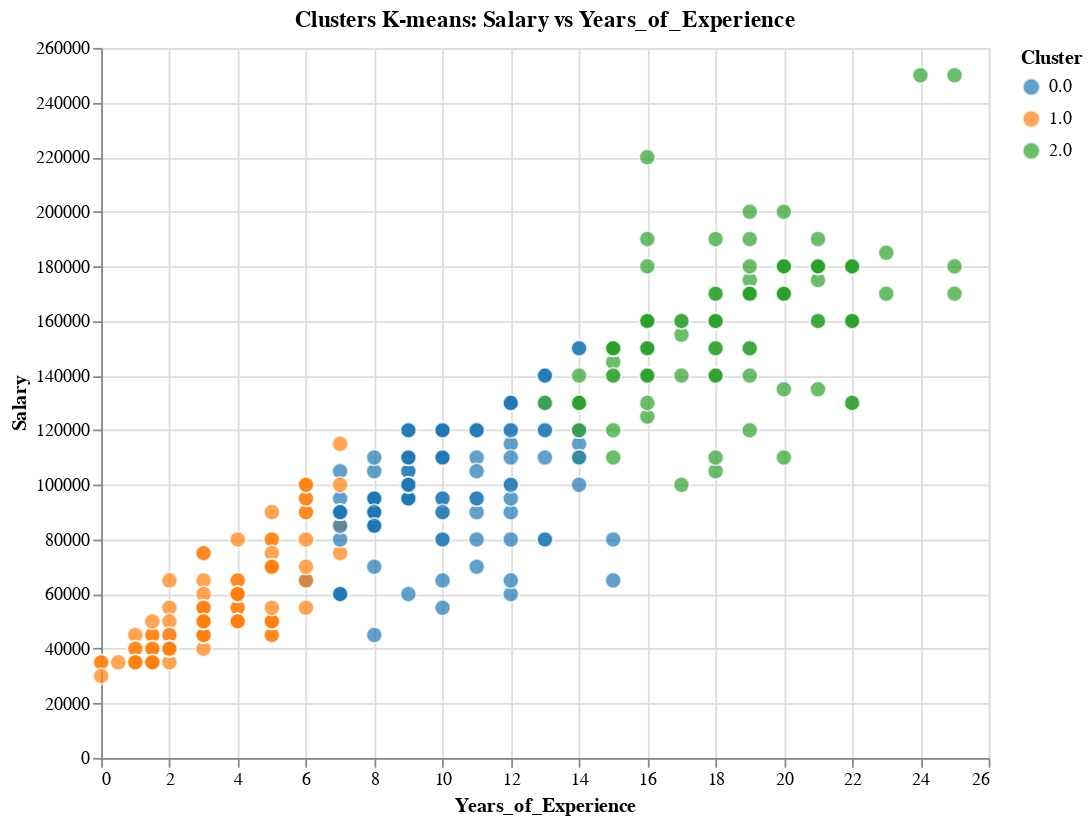

The notebook cell this image was saved under:
### Code cell
data_con_clusters, modelo, scaler = f_eda.aplicar_kmeans_clustering(
    data, ['Age', 'Years_of_Experience'], n_clusters=3
)

chart = f_eda.visualizar_clusters_2d(data_con_clusters, 'Years_of_Experience', 'Salary')
chart

### Figure 1 — Vega-Lite specification as saved in the notebook (floating-point values rounded to 4 significant figures; data arrays with more than 128 entries replaced by an {"elided": "..."} marker saying what was removed)
{"config": {"view": {"continuousWidth": 300, "continuousHeight": 300}}, "data": {"name": "data-fbfc0ba0104dc094ae3698b51e51a88c"}, "mark": {"type": "circle", "opacity": 0.7, "size": 80, "stroke": "white", "strokeWidth": 1}, "encoding": {"color": {"field": "Cluster_str", "legend": {"title": "Cluster"}, "scale": {"scheme": "category10"}, "type": "nominal"}, "tooltip": [{"field": "Years_of_Experience", "format": ".0f", "title": "Years_of_Experience", "type": "quantitative"}, {"field": "Salary", "format": ".0f", "title": "Salary", "type": "quantitative"}, {"field": "Cluster_str", "title": "Cluster", "type": "nominal"}], "x": {"axis": {"format": ".0f"}, "field": "Years_of_Experience", "title": "Years_of_Experience", "type": "quantitative"}, "y": {"axis": {"format": ".0f"}, "field": "Salary", "title": "Salary", "type": "quantitative"}}, "height": 400, "title": "Clusters K-means: Salary vs Years_of_Experience", "width": 500, "$schema": "https://vega.github.io/schema/vega-lite/v5.20.1.json", "datasets": {"data-fbfc0ba0104dc094ae3698b51e51a88c": {"elided": "372 records"}}}
